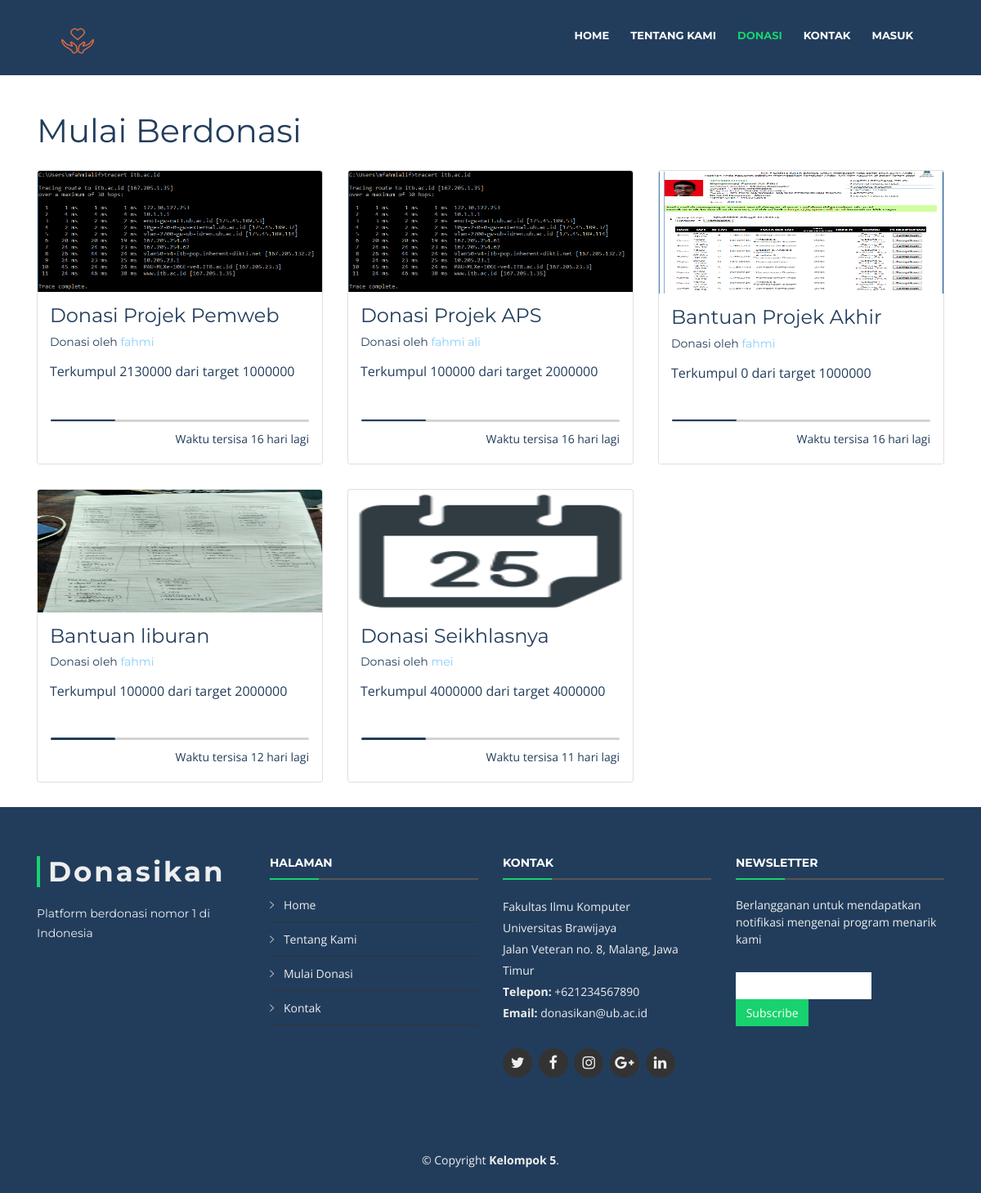
Page /menu.php on the committed database.
### tables this page shows
CREATE TABLE `donasi` (
  `id_donasi` int(11) NOT NULL,
  `judul` varchar(30) NOT NULL,
  `target` double NOT NULL,
  `tgl_expired` date NOT NULL,
  `foto` varchar(255) NOT NULL,
  `deskripsi_donasi` text NOT NULL,
  `email` varchar(100) NOT NULL,
  `no_rekening` varchar(32) NOT NULL,
  `no_hp` varchar(16) NOT NULL,
  `status` tinyint(1) NOT NULL,
  `nama` varchar(50) NOT NULL,
  `tgl_donasi` date NOT NULL,
  `donasi_terkumpul` double NOT NULL,
  `lengkap` tinyint(1) NOT NULL
);

### controllers/MenuController.php (called while the page is built)
<?php
class MenuController
{
  public $mysqli;
  function __construct()
  {
    $kon = new Koneksi();
    $this->mysqli = $kon->mysqli;
  }
  public function tampilListDonasi()
  {
    $rs = $this->mysqli->query("SELECT * FROM `donasi` WHERE status=1");
    $rows = array();
    while ($row = $rs->fetch_assoc()) {
      $rows[] = $row;
    }
    return $rows;
  }
  public function sisaWaktu($expired)
  {
    $cr = new DateTime();
    $ex = new DateTime($expired);
    $sisa = $ex->diff($cr);
    return $sisa->d;
  }
}
?>

### etc/Koneksi.php (called while the page is built, shortened)
<?php
class Koneksi
{
  function __construct()
  {
    $this->mysqli = new mysqli("localhost","root","","donasikan");
  }
}
 ?>

### menu.php (the view, shortened to what this page needs)
<?php
include("controllers/MenuController.php");
include("etc/Koneksi.php");
?>
<!DOCTYPE html>
<html lang="en">
<head>
  <link href="vendor/bootstrap/css/bootstrap.min.css" rel="stylesheet">
  <link href="css/3-col-portfolio.css" rel="stylesheet">
  <link href="lib/bootstrap/css/bootstrap.min.css" rel="stylesheet">
  <link href="lib/font-awesome/css/font-awesome.min.css" rel="stylesheet">
  <link href="lib/animate/animate.min.css" rel="stylesheet">
  <link href="lib/ionicons/css/ionicons.min.css" rel="stylesheet">
  <link href="lib/owlcarousel/assets/owl.carousel.min.css" rel="stylesheet">
  <link href="lib/lightbox/css/lightbox.min.css" rel="stylesheet">
  <link href="css/style.css" rel="stylesheet">
</head>
<body>
  <header id="header" >
    <div class="container-fluid">
      <div id="logo" class="pull-left">
        <a href="index.php"><img src="img/logo-2.png" alt="" style="width:40px;color:"/></a>
      </div>
      <nav id="nav-menu-container">
        <ul class="nav-menu">
          <li >
            <a href="index.php">Home</a>
          </li>
          <li>
            <a href="index.php#about">Tentang Kami</a>
          </li>
          <li class="menu-active">
            <a href="#">Donasi</a>
          </li>
          <li>
            <a href="index.php#contact">Kontak</a>
          </li>
          <?php
          if (isset($_SESSION['login'])) {
            ?>
            <li><a href="galangdana.php">Mulai Galang Dana</a></li>
            <li class="dropdown">
              <a class="dropdown-toggle" data-toggle="dropdown" href="#"><?php echo $_SESSION['username']; ?>
                <span class="caret"></span>
              </a>
              <ul class="dropdown-menu">
                <li>
                  <a href="userprofile.php">Lihat Profil</a>
                </li>
                <li>
                  <a href="userprofile.php">Pengaturan</a>
                </li>
                <div class="dropdown-divider"></div>
                <li>
                  <a href="controllers/LogOutController.php">Keluar</a>
                </li>
              </ul>
            </li>
            <?php
          }else{
            ?>
            <li>
              <a href="login.html">Masuk</a>
            </li>
          <?php  }?>
        </ul>
      </nav>
    </div>
  </header>
  <div class="container">
    <h1 class="my-4">Mulai Berdonasi
    </h1>
    <div class="row">
      <?php
      $menu = new MenuController();
      $rows = $menu->tampilListDonasi();
      foreach ($rows as $row) {
        ?>
        <div class="col-lg-4 col-sm-6 portfolio-item">
          <div class="card h-100">
            <a href="detildonasi.php?id=<?php echo $row['id_donasi']; ?>">
              <img class="card-img-top" src="bukti/<?php echo $row['foto']; ?>" alt="" style="display: block;max-width: 100%; max-height:150px">
            </a>
            <div class="card-body">
              <h4 class="card-title">
                <a href="detildonasi.php?id=<?php echo $row['id_donasi']; ?>" style="color: #223d5c"><?php echo $row['judul']; ?></a>
                <br>
                <a style="font-size:14px;">Donasi oleh
                  <a href="" style="color:lightskyblue;font-size:14px"><?php echo $row['nama']; ?></a>
                </a>
              </h4>
              <p>Terkumpul <?php echo $row['donasi_terkumpul']; ?> dari target <?php echo $row['target']; ?></p>
            </div>
            <div class="card-footer">
              <div class="penanda">
                <div class="penanda-2" style="width:25%"></div>
              </div>
              <div style="width:100%">
                <div class="card-persen">Waktu tersisa
                  <?php
                    echo $menu->sisaWaktu($row['tgl_expired']);
                   ?>
                  hari lagi
                </div>
              </div>
            </div>
          </div>
        </div>
      <?php } ?>
    </div>
</div>
<footer id="footer">
  <div class="footer-top">
    <div class="container">
      <div class="row">
        <div class="col-lg-3 col-md-6 footer-info">
          <h3>Donasikan</h3>
          <p>Platform berdonasi nomor 1 di Indonesia</p>
        </div>
        <div class="col-lg-3 col-md-6 footer-links">
          <h4>Halaman</h4>
          <ul>
            <li>
              <i class="ion-ios-arrow-right"></i>
              <a href="#">Home</a>
            </li>
            <li>
              <i class="ion-ios-arrow-right"></i>
              <a href="#">Tentang Kami</a>
            </li>
            <li>
              <i class="ion-ios-arrow-right"></i>
              <a href="#">Mulai Donasi</a>
            </li>
            <li>
              <i class="ion-ios-arrow-right"></i>
              <a href="#">Kontak</a>
            </li>
          </ul>
        </div>
        <div class="col-lg-3 col-md-6 footer-contact">
          <h4>Kontak</h4>
          <p>
            Fakultas Ilmu Komputer
            <br> Universitas Brawijaya
            <br> Jalan Veteran no. 8, Malang, Jawa Timur
            <br>
            <strong>Telepon:</strong> +621234567890
            <br>
            <strong>Email:</strong> donasikan@ub.ac.id
            <br>
          </p>
          <div class="social-links">
            <a href="#" class="twitter">
              <i class="fa fa-twitter"></i>
            </a>
            <a href="#" class="facebook">
              <i class="fa fa-facebook"></i>
            </a>
            <a href="#" class="instagram">
              <i class="fa fa-instagram"></i>
            </a>
            <a href="#" class="google-plus">
              <i class="fa fa-google-plus"></i>
            </a>
            <a href="#" class="linkedin">
              <i class="fa fa-linkedin"></i>
            </a>
          </div>
        </div>
        <div class="col-lg-3 col-md-6 footer-newsletter">
          <h4>Newsletter</h4>
          <p>Berlangganan untuk mendapatkan notifikasi mengenai program menarik kami</p>
          <form action="" method="post">
            <input type="email" name="email">
            <input type="submit" value="Subscribe">
          </form>
        </div>
      </div>
    </div>
  </div>
  <div class="container">
    <div class="copyright">
      &copy; Copyright
      <strong>Kelompok 5</strong>.
    </div>
  </div>
</footer>
</body>
</html>

### css/3-col-portfolio.css (style rules this page uses)
body { padding-top: 54px; }
@media (min-width: 992px) { body { padding-top: 56px; } }
.portfolio-item { margin-bottom: 30px; }
#header { background-color: #223d5c; }
.my-4 { margin-top: 5rem !important; }

### css/style.css (style rules this page uses)
body { background: #fff; color:#223d5c; font-family: "Open Sans", sans-serif; }
a { color: #18d26e; transition: 0.5s; }
p { padding: 0; margin: 0 0 30px 0; }
h1, h2, h3, h4, h5, h6 { font-family: "Montserrat", sans-serif; font-weight: 400; margin: 0 0 20px 0; padding: 0; }
#header { padding: 30px 0; height: 92px; position: fixed; left: 0; top: 0; right: 0; transition: all 0.5s; z-index: 997; }
#header #logo { float: left; }
@media (min-width: 1024px) { #header #logo { padding-left: 60px; } }
#header #logo img { padding: 0; margin: 0; }
.nav-menu, .nav-menu * { margin: 0; padding: 0; list-style: none; }
.nav-menu li { position: relative; white-space: nowrap; }
.nav-menu > li { float: left; }
#nav-menu-container { float: right; margin: 0; }
@media (min-width: 1024px) { #nav-menu-container { padding-right: 60px; } }
.nav-menu a { padding: 0 8px 10px 8px; text-decoration: none; display: inline-block; color: #fff; font-family: "Montserrat", sans-serif; font-weight: 700; font-size: 13px; text-transform: uppercase; outline: none; }
.nav-menu li:hover > a, .nav-menu > .menu-active > a { color: #18d26e; }
.nav-menu > li { margin-left: 10px; }
#footer { background: #223d5c; padding: 0 0 30px 0; color: #eee; font-size: 14px; }
#footer .footer-top { background: #223d5c; padding: 60px 0 30px 0; }
#footer .footer-top .footer-info { margin-bottom: 30px; }
#footer .footer-top .footer-info h3 { font-size: 34px; margin: 0 0 20px 0; padding: 2px 0 2px 10px; line-height: 1; font-family: "Montserrat", sans-serif; font-weight: 700; letter-spacing: 3px; border-left: 4px solid #18d26e; }
#footer .footer-top .footer-info p { font-size: 14px; line-height: 24px; margin-bottom: 0; font-family: "Montserrat", sans-serif; color: #eee; }
#footer .footer-top .social-links a { font-size: 18px; display: inline-block; background: #333; color: #eee; line-height: 1; padding: 8px 0; margin-right: 4px; border-radius: 50%; text-align: center; width: 36px; height: 36px; transition: 0.3s; }
#footer .footer-top h4 { font-size: 14px; font-weight: bold; color: #fff; text-transform: uppercase; position: relative; padding-bottom: 12px; }
#footer .footer-top h4::before, #footer .footer-top h4::after { content: ''; position: absolute; left: 0; bottom: 0; height: 2px; }
#footer .footer-top h4::before { right: 0; background: #555; }
#footer .footer-top h4::after { background: #18d26e; width: 60px; }
#footer .footer-top .footer-links { margin-bottom: 30px; }
#footer .footer-top .footer-links ul { list-style: none; padding: 0; margin: 0; }
#footer .footer-top .footer-links ul i { padding-right: 8px; color: #ddd; }
#footer .footer-top .footer-links ul li { border-bottom: 1px solid #333; padding: 10px 0; }
#footer .footer-top .footer-links ul li:first-child { padding-top: 0; }
#footer .footer-top .footer-links ul a { color: #eee; }
#footer .footer-top .footer-contact { margin-bottom: 30px; }
#footer .footer-top .footer-contact p { line-height: 26px; }
#footer .footer-top .footer-newsletter { margin-bottom: 30px; }
#footer .footer-top .footer-newsletter input[type="email"] { border: 0; padding: 6px 8px; width: 65%; }
#footer .footer-top .footer-newsletter input[type="submit"] { background: #18d26e; border: 0; width: 35%; padding: 6px 0; text-align: center; color: #fff; transition: 0.3s; cursor: pointer; }
#footer .copyright { text-align: center; padding-top: 30px; }

### menu.php (style rules this page uses)
.my-4 { margin-top: 5rem !important; }
.card-body { position: relative; padding: 15px; word-wrap: break-word; }
.card-footer { border-bottom-right-radius: 3px; border-bottom-left-radius: 3px; width: 100%; padding: 0 16px; background-color: white; border-top: none; }
.penanda { position: relative; height: 3px; width: 100%; background: lightgray; border-radius: 2px; }
.penanda-2 { position: absolute; top: 0; left: 0; height: 80%; background: #223d5c; border-radius: 2px; }
.card-persen { position: inline-block; font-size: 14px; text-align: right; padding-top: 10px; padding-bottom: 20px; }

### rows in the picture
donasi: foto (picture), judul "Donasi Projek Pemweb", nama "fahmi", donasi_terkumpul "2130000", target "1000000", tgl_expired "16"
donasi: foto (picture), judul "Donasi Projek APS", nama "fahmi ali", donasi_terkumpul "100000", target "2000000", tgl_expired "16"
donasi: foto (picture), judul "Bantuan Projek Akhir", nama "fahmi", donasi_terkumpul "0", target "1000000", tgl_expired "16"
donasi: foto (picture), judul "Bantuan liburan", nama "fahmi", donasi_terkumpul "100000", target "2000000", id_donasi "12"
donasi: foto (picture), judul "Donasi Seikhlasnya", nama "mei", donasi_terkumpul "4000000", target "4000000", sisaWaktu "11"
